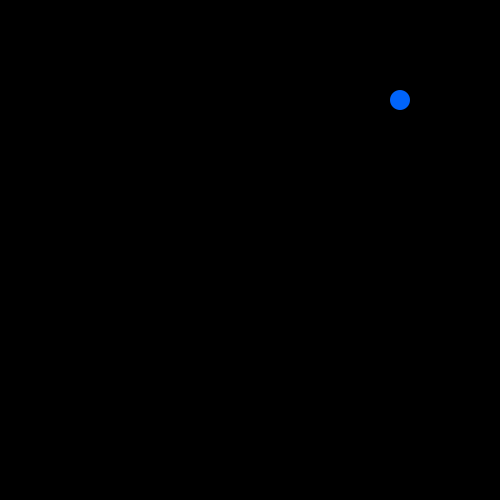
Frame 1 (no input)
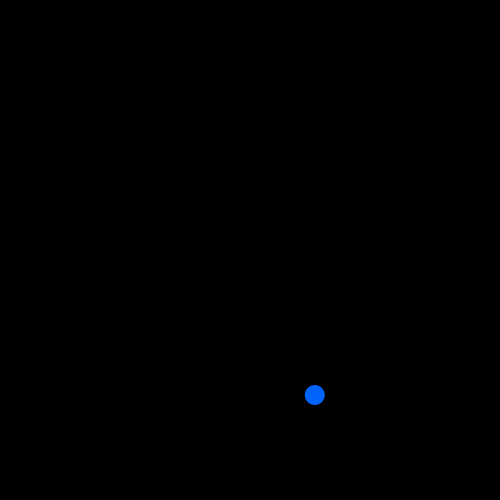
Frame 60 (the mouse pressed at the canvas centre just before this capture)
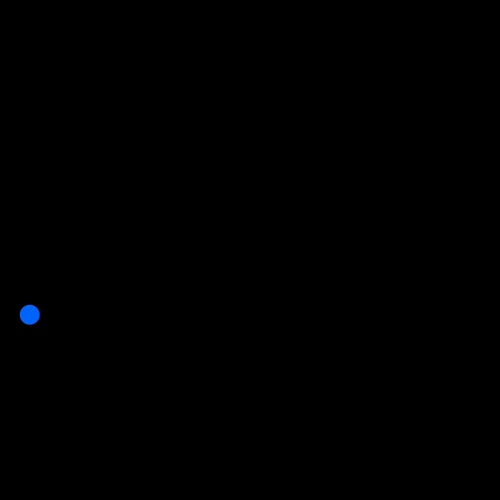
Frame 120 (the mouse held since frame 60 and released just before this capture)

The Processing sketch that drew these frames (run headless with seeded random() and noise(); from frame 60 on, the mouse is pressed at the canvas centre):

// Processing sketch: processing_33034
// ── processing_33034.pde

float circleX = 400;
float circleY = 100;
float rad = 20;
float velx = 5;
float vely = 5;

void setup(){
   size(500,500);
   background(0);
   
}


void draw(){
  background(0);
  noStroke();
  fill(0,100,250);
  ellipse(circleX, circleY, rad, rad);
  
  circleX = circleX + velx;
  circleY = circleY + vely;
  
  if(circleX >= width || circleX <= 0){
    velx = -.95*velx;
    
 }if(circleY >= height || circleY <= 0){
   vely = -.95*vely;
  }

}
